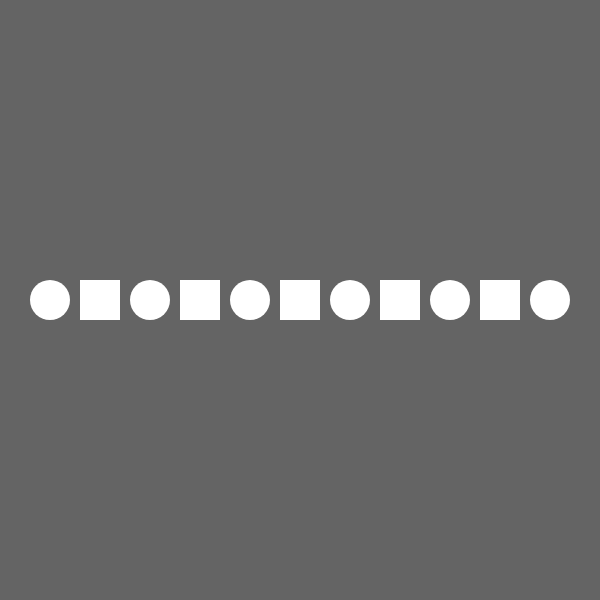
Frame 1 (no input)
Frame 60 (no input): identical to frame 1, image omitted
Frame 120 (the mouse pressed at the canvas centre since frame 60): identical to frame 1, image omitted

The p5.js sketch that drew this single still picture (run headless with seeded random() and noise() and a simulated clock; from frame 60 on, the mouse is pressed at the canvas centre):

// p5.js sketch
// ── sketch.js
let size = 40
let gap = 50
let nth = 2

function setup() {
	createCanvas(600,600);
	rectMode(CENTER);
	noStroke();
}

function draw() {
	background(100);
	
	for (let xpos = gap; xpos <= width - gap; xpos+=gap) {
		if (xpos % (gap * nth) == 0 ) {
			fill(255);
            rect(xpos, height / 2,  size,  size);
		} else {
			fill(255);
            ellipse(xpos , height / 2,  size,  size);	
		}
	}
}
